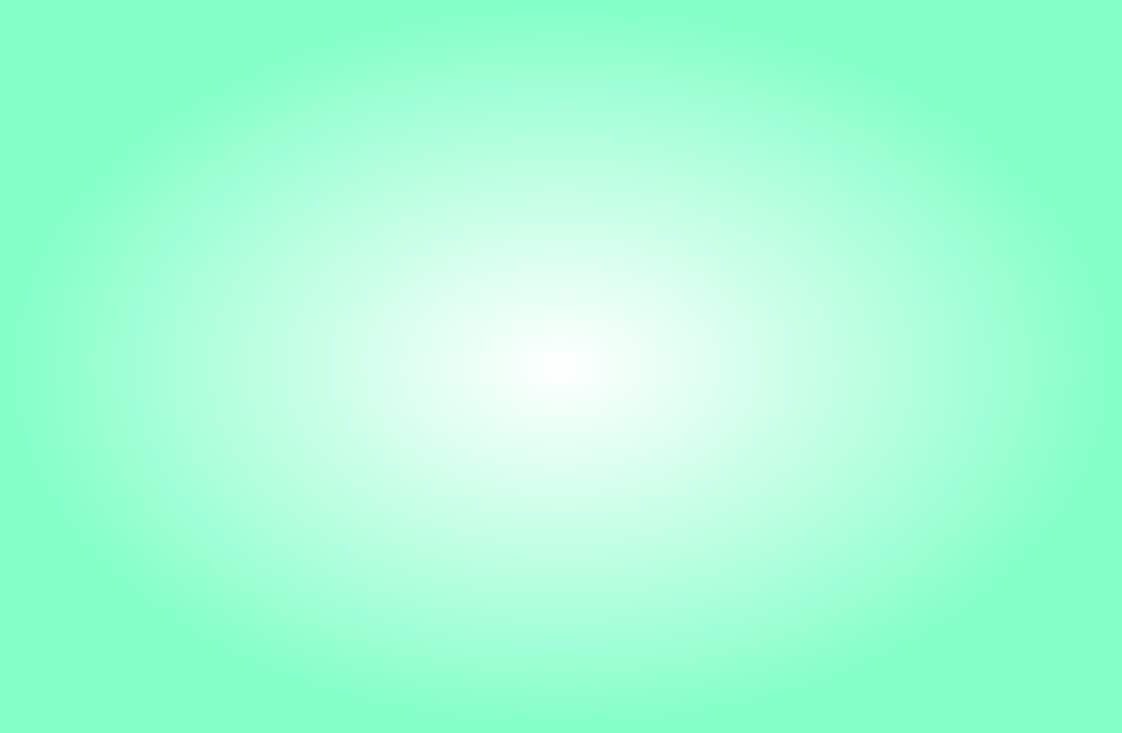
<?xml version="1.0" encoding="UTF-8"?>
<ui version="4.0">
 <class>MainWindow</class>
 <widget class="QMainWindow" name="MainWindow">
  <property name="geometry">
   <rect>
    <x>0</x>
    <y>0</y>
    <width>1122</width>
    <height>733</height>
   </rect>
  </property>
  <property name="windowTitle">
   <string>MainWindow</string>
  </property>
  <property name="styleSheet">
   <string notr="true">background-color: qradialgradient(spread:pad, cx:0.5, cy:0.5, radius:0.5, fx:0.5, fy:0.5, stop:0 rgba(255, 255, 255, 255), stop:0.990244 rgba(132, 255, 200, 255));</string>
  </property>
  <widget class="QWidget" name="centralwidget">
   <layout class="QHBoxLayout" name="horizontalLayout">
    <item>
     <widget class="QWidget" name="widget" native="true">
      <property name="minimumSize">
       <size>
        <width>941</width>
        <height>581</height>
       </size>
      </property>
      <property name="maximumSize">
       <size>
        <width>941</width>
        <height>581</height>
       </size>
      </property>
      <property name="styleSheet">
       <string notr="true">background-color: rgba(255, 255, 255, 0);
</string>
      </property>
      <widget class="QLabel" name="label">
       <property name="geometry">
        <rect>
         <x>160</x>
         <y>150</y>
         <width>661</width>
         <height>211</height>
        </rect>
       </property>
       <property name="styleSheet">
        <string notr="true">border-image: url(:/fruit/fruit/fruittitle.png);</string>
       </property>
       <property name="text">
        <string/>
       </property>
      </widget>
      <widget class="QLabel" name="label_2">
       <property name="geometry">
        <rect>
         <x>90</x>
         <y>100</y>
         <width>351</width>
         <height>71</height>
        </rect>
       </property>
       <property name="styleSheet">
        <string notr="true">border-image: url(:/fruit/fruit/fruitindex.png);</string>
       </property>
       <property name="text">
        <string/>
       </property>
      </widget>
      <widget class="QLabel" name="label_3">
       <property name="geometry">
        <rect>
         <x>140</x>
         <y>320</y>
         <width>671</width>
         <height>191</height>
        </rect>
       </property>
       <property name="styleSheet">
        <string notr="true">border-image: url(:/fruit/fruit/fruitimage.png);</string>
       </property>
       <property name="text">
        <string/>
       </property>
      </widget>
     </widget>
    </item>
   </layout>
  </widget>
 </widget>
 <resources>
  <include location="fruitrc.qrc"/>
 </resources>
 <connections/>
</ui>
